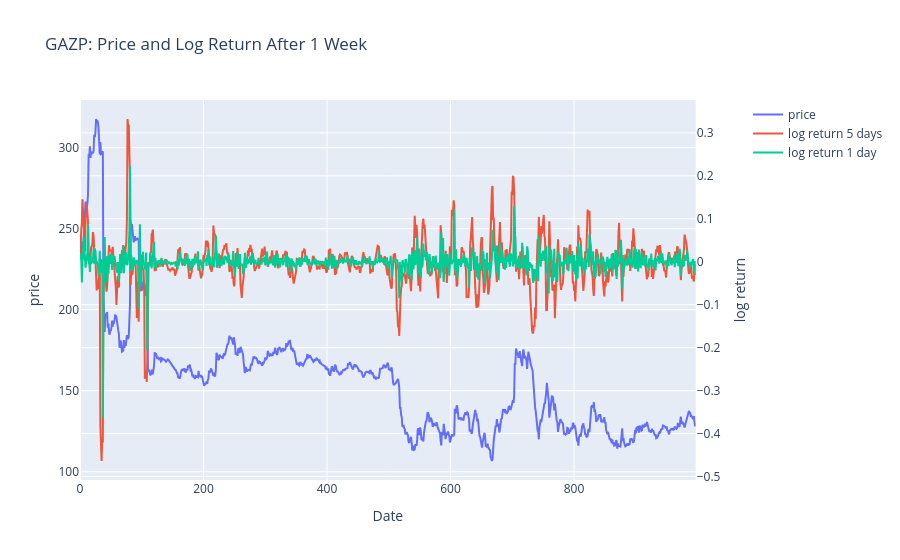

This figure's notebook cell:
### Code cell
# График log доходности, рядом с графиком цены

from plotly.subplots import make_subplots

fig = make_subplots(specs=[[{"secondary_y": True}]])

fig.add_trace(
    go.Scatter(x=stocks_returns_daily['GAZP'].index, y=stocks_returns_daily['GAZP']['close'], name="price"),
    secondary_y=False,
)

fig.add_trace(
    go.Scatter(x=stocks_returns_daily['GAZP'].index, y=stocks_returns_daily['GAZP']['target_log_return_5d'], name="log return 5 days"),
    secondary_y=True,
)

fig.add_trace(
    go.Scatter(x=stocks_returns_daily['GAZP'].index, y=stocks_returns_daily['GAZP']['target_log_return_1d'], name="log return 1 day"),
    secondary_y=True,
)


# Add figure title
fig.update_layout(
    title_text="GAZP: Price and Log Return After 1 Week"
)

fig.update_xaxes(title_text="Date")

fig.update_yaxes(title_text="price", secondary_y=False)
fig.update_yaxes(title_text="log return", secondary_y=True)

fig.show()

### Figure 1 — Plotly figure (JSON) as saved in the notebook; plotly's stock layout.template omitted (floating-point values rounded to 4 significant figures; data arrays with more than 128 entries replaced by an {"elided": "..."} marker saying what was removed)
{"data": [{"name": "price", "type": "scatter", "x": {"elided": "998 int values"}, "xaxis": "x", "y": {"elided": "998 float values"}, "yaxis": "y"}, {"name": "log return 5 days", "type": "scatter", "x": {"elided": "998 int values"}, "xaxis": "x", "y": {"elided": "998 float values"}, "yaxis": "y2"}, {"name": "log return 1 day", "type": "scatter", "x": {"elided": "998 int values"}, "xaxis": "x", "y": {"elided": "998 float values"}, "yaxis": "y2"}], "layout": {"title": {"text": "GAZP: Price and Log Return After 1 Week"}, "xaxis": {"anchor": "y", "domain": [0, 0.94], "title": {"text": "Date"}}, "yaxis": {"anchor": "x", "domain": [0, 1], "title": {"text": "price"}}, "yaxis2": {"anchor": "x", "overlaying": "y", "side": "right", "title": {"text": "log return"}}}}
